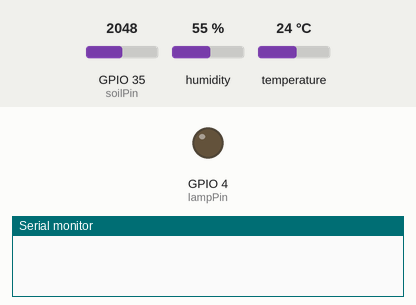
Recording of a sketch running on a simulated ESP32. Parts: output pins drawn as LEDs (lit = HIGH), the last lines printed to the serial monitor. The inputs (shaded band) are chosen by the test bench; at power-on: GPIO 35 (soilPin) = 2048, humidity 55 %, temperature 24 °C. WiFi joins after 1.5 s; servers stay silent unless stated.

Above: at 1.9 s.
At 2.9 s:
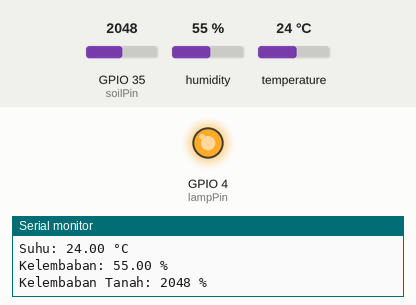
Timing chart, 0 to 4.4 s (numbered marks = the images above):
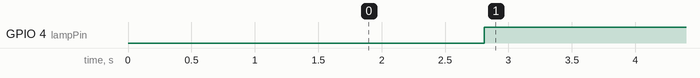

The sketch:

BISMILLAHIOTLANCAR.ino
```cpp
#define BLYNK_TEMPLATE_ID "TMPL6sLIBaGox"
#define BLYNK_TEMPLATE_NAME "Monitoring TempHum Kumbung"
#define BLYNK_AUTH_TOKEN "tjwCeZd7ZCYcdBHB5dq6NHPazNw-XhTw"

#define BLYNK_PRINT Serial
#include <WiFi.h>
#include <WiFiClient.h>
#include <BlynkSimpleEsp32.h>
#include <DHT.h>

#define DHTPIN 5          // Pin data sensor DHT22 terhubung ke pin GPIO4
#define DHTTYPE DHT22     // Tipe sensor DHT

DHT dht(DHTPIN, DHTTYPE);

char auth[] = BLYNK_AUTH_TOKEN;  // Masukkan token dari proyek Blynk Anda
char ssid[] = "Devi";  // Masukkan nama WiFi Anda
char pass[] = "gaadapas";  // Masukkan kata sandi WiFi Anda

int lampPin = 4; // Pin GPIO yang terhubung ke lampu
int thresholdTemp = 15; // Ambang batas suhu
int soilPin = 35;

BlynkTimer timer;

void setup() {
  Serial.begin(115200);
  dht.begin();
  Blynk.begin(auth, ssid, pass);
  pinMode(lampPin, OUTPUT);

  timer.setInterval(1000L, sendSensorData); // Kirim data sensor setiap detik
}

void loop() {
  Blynk.run();
  timer.run();
}

void sendSensorData() {
  float humidity = dht.readHumidity();
  float temperature = dht.readTemperature();
  int soilMoisture = analogRead(soilPin); // Baca nilai kelembaban tanah

  if (isnan(humidity) || isnan(temperature)) {
    Serial.println("Gagal membaca sensor DHT!");
    return;
  }

  Serial.print("Suhu: ");
  Serial.print(temperature);
  Serial.println(" °C");

  Serial.print("Kelembaban: ");
  Serial.print(humidity);
  Serial.println(" %");

  Serial.print("Kelembaban Tanah: ");
  Serial.print(soilMoisture);
  Serial.println(" %"); // Tampilkan nilai kelembaban tanah di Serial Monitor


  Blynk.virtualWrite(V0, temperature);
  Blynk.virtualWrite(V1, humidity);
  Blynk.virtualWrite(V2, soilMoisture);

  if (temperature > thresholdTemp) {
    digitalWrite(lampPin, HIGH); // Nyala lampu jika suhu melebihi ambang batas
    Blynk.virtualWrite(V3, 255); // Update widget Blynk ke posisi ON
  } else {
    digitalWrite(lampPin, LOW); // Matikan lampu jika suhu tidak melebihi ambang batas
    Blynk.virtualWrite(V3, 0); // Update widget Blynk ke posisi OFF
  }
}
BLYNK_WRITE(V3) { // Tangani perintah dari tombol switch di pin V3 di Blynk
  int lampControl = param.asInt();

  if (lampControl == 0) {
    digitalWrite(lampPin, LOW); // Matikan lampu jika tombol switch di Blynk ditekan
  } else if (lampControl == 1) {
    digitalWrite(lampPin, HIGH); // Nyalakan lampu jika tombol switch di Blynk ditekan
  }
}
```

Measured:
- by itself, GPIO 4 (lampPin): LOW → HIGH at 2.8 s
